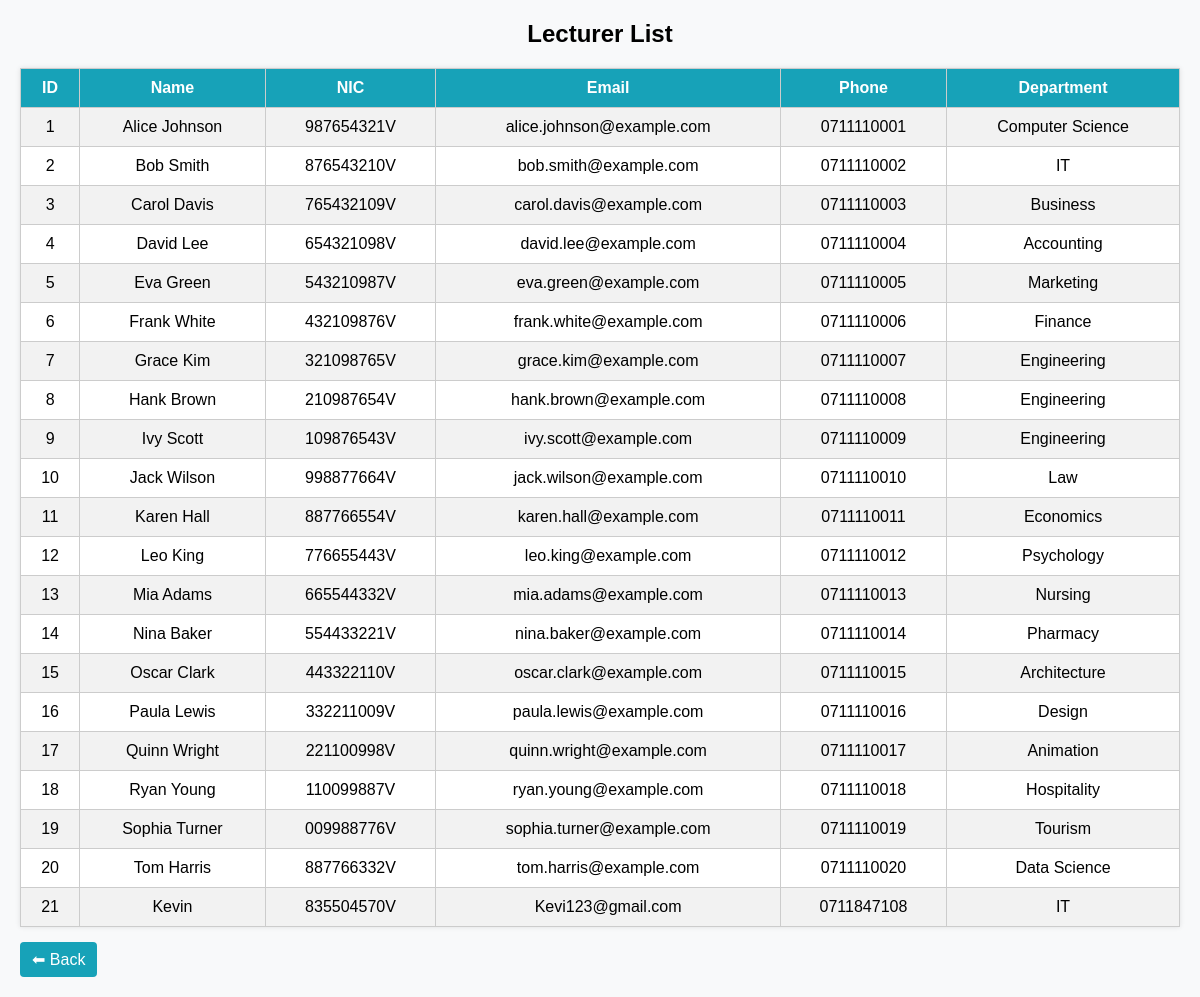
Screenshot of /view_lecturers.php with the database file from the repository.
### tables this page shows
CREATE TABLE `lecturers` (
  `lecturer_id` int(11) NOT NULL,
  `lecturer_name` varchar(100) NOT NULL,
  `nic` varchar(20) NOT NULL,
  `email` varchar(100) NOT NULL,
  `phone` varchar(15) DEFAULT NULL,
  `department` varchar(50) NOT NULL,
  `created_at` timestamp NOT NULL DEFAULT current_timestamp()
);

### view_lecturers.php (the view, shortened to what this page needs)
<?php
include "db.php";
?>
<!DOCTYPE html>
<html lang="en">
<head>
</head>
<body>
<h2>Lecturer List</h2>
<table>
    <tr>
        <th>ID</th>
        <th>Name</th>
        <th>NIC</th>
        <th>Email</th>
        <th>Phone</th>
        <th>Department</th>
    </tr>
<?php
$sql = "SELECT * FROM lecturers ORDER BY lecturer_id ASC";
$result = $conn->query($sql);
if ($result->num_rows > 0) {
    while ($row = $result->fetch_assoc()) {
        echo "<tr>
                <td>{$row['lecturer_id']}</td>
                <td>{$row['lecturer_name']}</td>
                <td>{$row['nic']}</td>
                <td>{$row['email']}</td>
                <td>{$row['phone']}</td>
                <td>{$row['department']}</td>
              </tr>";
    }
} else {
    echo "<tr><td colspan='6'>No records found</td></tr>";
}
?>
</table>
<a href="lecturer.html" class="back-btn">⬅ Back</a>
</body>
</html>

### view_lecturers.php (style rules this page uses)
body { font-family: Arial, sans-serif; margin: 20px; background-color: #f8f9fa; }
h2 { text-align: center; margin-bottom: 20px; }
table { width: 100%; border-collapse: collapse; background-color: #fff; box-shadow: 0 0 5px rgba(0,0,0,0.1); }
th, td { border: 1px solid #ccc; padding: 10px; text-align: center; }
th { background-color: #17a2b8; color: white; }
tr:nth-child(even) { background-color: #f2f2f2; }
a.back-btn { display: inline-block; margin-top: 15px; padding: 8px 12px; background-color: #17a2b8; color: white; text-decoration: none; border-radius: 4px; }

### rows the page displays
lecturers: lecturer_id "1", lecturer_name "Alice Johnson", nic "987654321V", email "alice.johnson@example.com", phone "0711110001", department "Computer Science"
lecturers: lecturer_id "2", lecturer_name "Bob Smith", nic "876543210V", email "bob.smith@example.com", phone "0711110002", department "IT"
lecturers: lecturer_id "3", lecturer_name "Carol Davis", nic "765432109V", email "carol.davis@example.com", phone "0711110003", department "Business"
lecturers: lecturer_id "4", lecturer_name "David Lee", nic "654321098V", email "david.lee@example.com", phone "0711110004", department "Accounting"
lecturers: lecturer_id "5", lecturer_name "Eva Green", nic "543210987V", email "eva.green@example.com", phone "0711110005", department "Marketing"
lecturers: lecturer_id "6", lecturer_name "Frank White", nic "432109876V", email "frank.white@example.com", phone "0711110006", department "Finance"
lecturers: lecturer_id "7", lecturer_name "Grace Kim", nic "321098765V", email "grace.kim@example.com", phone "0711110007", department "Engineering"
lecturers: lecturer_id "8", lecturer_name "Hank Brown", nic "210987654V", email "hank.brown@example.com", phone "0711110008", department "Engineering"
lecturers: lecturer_id "9", lecturer_name "Ivy Scott", nic "109876543V", email "ivy.scott@example.com", phone "0711110009", department "Engineering"
lecturers: lecturer_id "10", lecturer_name "Jack Wilson", nic "998877664V", email "jack.wilson@example.com", phone "0711110010", department "Law"
lecturers: lecturer_id "11", lecturer_name "Karen Hall", nic "887766554V", email "karen.hall@example.com", phone "0711110011", department "Economics"
lecturers: lecturer_id "12", lecturer_name "Leo King", nic "776655443V", email "leo.king@example.com", phone "0711110012", department "Psychology"
lecturers: lecturer_id "13", lecturer_name "Mia Adams", nic "665544332V", email "mia.adams@example.com", phone "0711110013", department "Nursing"
lecturers: lecturer_id "14", lecturer_name "Nina Baker", nic "554433221V", email "nina.baker@example.com", phone "0711110014", department "Pharmacy"
lecturers: lecturer_id "15", lecturer_name "Oscar Clark", nic "443322110V", email "oscar.clark@example.com", phone "0711110015", department "Architecture"
lecturers: lecturer_id "16", lecturer_name "Paula Lewis", nic "332211009V", email "paula.lewis@example.com", phone "0711110016", department "Design"
lecturers: lecturer_id "17", lecturer_name "Quinn Wright", nic "221100998V", email "quinn.wright@example.com", phone "0711110017", department "Animation"
lecturers: lecturer_id "18", lecturer_name "Ryan Young", nic "110099887V", email "ryan.young@example.com", phone "0711110018", department "Hospitality"
lecturers: lecturer_id "19", lecturer_name "Sophia Turner", nic "009988776V", email "sophia.turner@example.com", phone "0711110019", department "Tourism"
lecturers: lecturer_id "20", lecturer_name "Tom Harris", nic "887766332V", email "tom.harris@example.com", phone "0711110020", department "Data Science"
lecturers: lecturer_id "21", lecturer_name "Kevin", nic "835504570V", email "Kevi123@gmail.com", phone "0711847108", department "IT"
